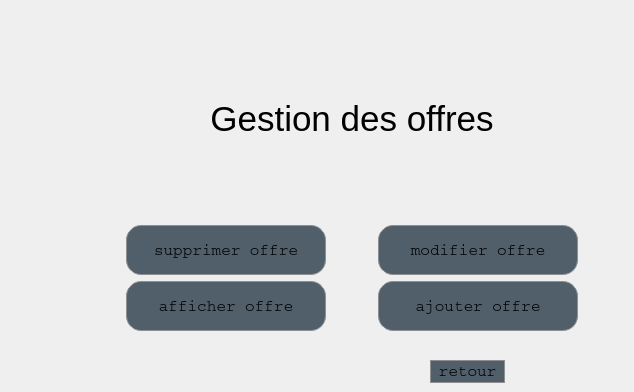
    <widget class="QWidget" name="page_12">
     <widget class="QWidget" name="layoutWidget">
      <property name="geometry">
       <rect>
        <x>80</x>
        <y>20</y>
        <width>545</width>
        <height>311</height>
       </rect>
      </property>
      <layout class="QGridLayout" name="gridLayout">
       <item row="1" column="0">
        <widget class="QPushButton" name="boutonsupprimer">
         <property name="minimumSize">
          <size>
           <width>0</width>
           <height>50</height>
          </size>
         </property>
         <property name="maximumSize">
          <size>
           <width>200</width>
           <height>16777215</height>
          </size>
         </property>
         <property name="baseSize">
          <size>
           <width>60</width>
           <height>0</height>
          </size>
         </property>
         <property name="styleSheet">
          <string notr="true">QPushButton {
border: 1px solid #8f8f91;
border-radius: 15px;
background-color: #505F69;
font-family: Courier;
font-size: 16px;
}

QPushButton:hover {
border: 4px solid #8f8f91;
font-weight: bold;
font-size: 18px;
}</string>
         </property>
         <property name="text">
          <string>supprimer offre</string>
         </property>
        </widget>
       </item>
       <item row="1" column="1">
        <widget class="QPushButton" name="bouton_modifier">
         <property name="minimumSize">
          <size>
           <width>0</width>
           <height>50</height>
          </size>
         </property>
         <property name="maximumSize">
          <size>
           <width>200</width>
           <height>16777215</height>
          </size>
         </property>
         <property name="baseSize">
          <size>
           <width>60</width>
           <height>0</height>
          </size>
         </property>
         <property name="styleSheet">
          <string notr="true">QPushButton {
border: 1px solid #8f8f91;
border-radius: 15px;
background-color: #505F69;
font-family: Courier;
font-size: 16px;
}

QPushButton:hover {
border: 4px solid #8f8f91;
font-weight: bold;
font-size: 18px;
}</string>
         </property>
         <property name="text">
          <string>modifier offre</string>
         </property>
        </widget>
       </item>
       <item row="2" column="0">
        <widget class="QPushButton" name="pushButton_4">
         <property name="minimumSize">
          <size>
           <width>0</width>
           <height>50</height>
          </size>
         </property>
         <property name="maximumSize">
          <size>
           <width>200</width>
           <height>16777215</height>
          </size>
         </property>
         <property name="baseSize">
          <size>
           <width>60</width>
           <height>0</height>
          </size>
         </property>
         <property name="styleSheet">
          <string notr="true">QPushButton {
border: 1px solid #8f8f91;
border-radius: 15px;
background-color: #505F69;
font-family: Courier;
font-size: 16px;
}

QPushButton:hover {
border: 4px solid #8f8f91;
font-weight: bold;
font-size: 18px;
}</string>
         </property>
         <property name="text">
          <string>afficher offre</string>
         </property>
        </widget>
       </item>
       <item row="2" column="1">
        <widget class="QPushButton" name="buton_ajouter">
         <property name="minimumSize">
          <size>
           <width>0</width>
           <height>50</height>
          </size>
         </property>
         <property name="maximumSize">
          <size>
           <width>200</width>
           <height>16777215</height>
          </size>
         </property>
         <property name="baseSize">
          <size>
           <width>60</width>
           <height>0</height>
          </size>
         </property>
         <property name="styleSheet">
          <string notr="true">QPushButton {
border: 1px solid #8f8f91;
border-radius: 15px;
background-color: #505F69;
font-family: Courier;
font-size: 16px;
}

QPushButton:hover {
border: 4px solid #8f8f91;
font-weight: bold;
font-size: 18px;
}</string>
         </property>
         <property name="text">
          <string>ajouter offre</string>
         </property>
        </widget>
       </item>
       <item row="0" column="0" colspan="2">
        <widget class="QLabel" name="label">
         <property name="baseSize">
          <size>
           <width>60</width>
           <height>0</height>
          </size>
         </property>
         <property name="font">
          <font>
           <pointsize>26</pointsize>
          </font>
         </property>
         <property name="styleSheet">
          <string notr="true">  background: transparent;

</string>
         </property>
         <property name="text">
          <string>&lt;html&gt;&lt;head/&gt;&lt;body&gt;&lt;p align=&quot;center&quot;&gt; Gestion des offres&lt;/p&gt;&lt;/body&gt;&lt;/html&gt;</string>
         </property>
        </widget>
       </item>
      </layout>
     </widget>
     <widget class="QPushButton" name="pushButton_8">
      <property name="geometry">
       <rect>
        <x>430</x>
        <y>360</y>
        <width>75</width>
        <height>23</height>
       </rect>
      </property>
      <property name="styleSheet">
       <string notr="true">QPushButton {
border: 1px solid #8f8f91;
border-radius: 15px;
background-color: #505F69;
font-family: Courier;
font-size: 16px;
}

QPushButton:hover {
border: 4px solid #8f8f91;
font-weight: bold;
font-size: 18px;
}</string>
      </property>
      <property name="text">
       <string>retour</string>
      </property>
     </widget>
    </widget>
